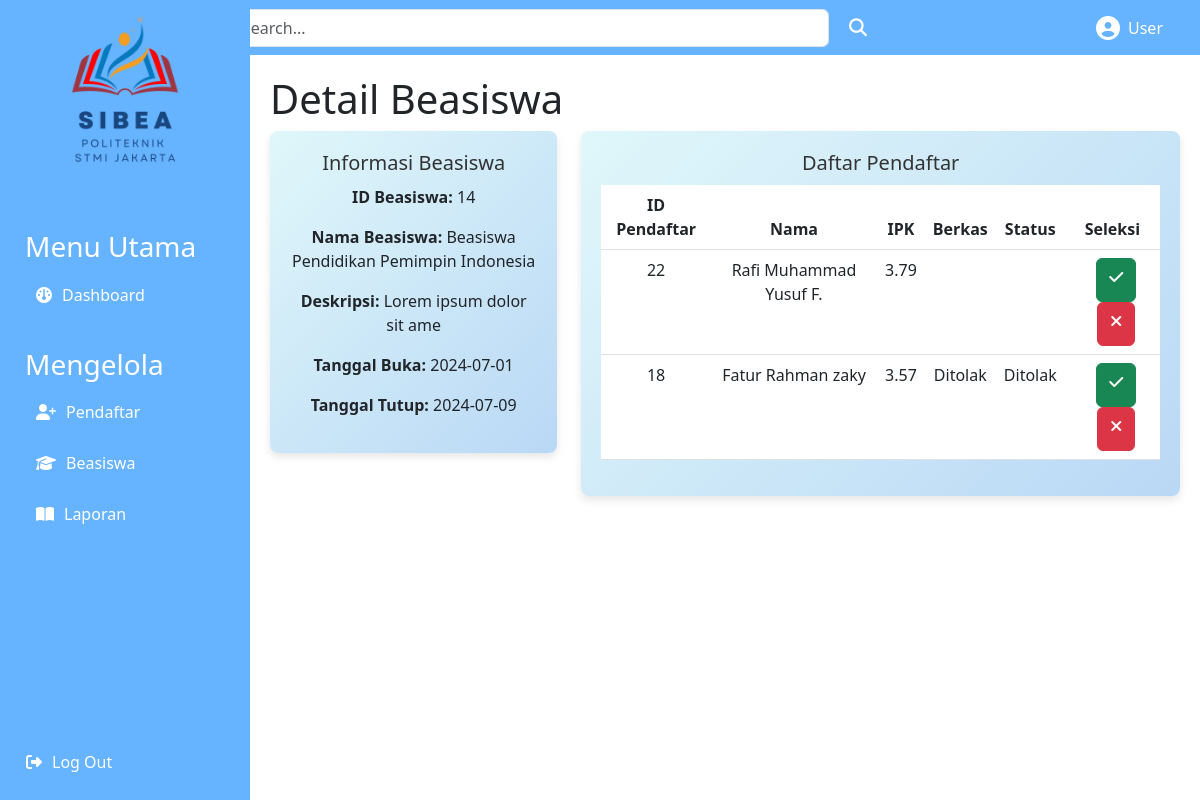
The app's page /dashboard/beasiswa/detailbeasiswa.php?Id_beasiswa=14 with its own data.
### tables this page shows
CREATE TABLE `beasiswa` (
  `Id_beasiswa` int(11) NOT NULL,
  `Id_Admin` int(11) NOT NULL,
  `Nama_beasiswa` varchar(100) NOT NULL,
  `thumbnail` varchar(255) DEFAULT NULL,
  `Syarat` text DEFAULT NULL,
  `deskripsi` varchar(25) NOT NULL,
  `open_date` date NOT NULL,
  `close_date` date NOT NULL
);

CREATE TABLE `pendaftaran` (
  `No_pendaftaran` int(11) NOT NULL,
  `NIM` char(10) NOT NULL,
  `Tanggal_daftar` date NOT NULL,
  `Id_beasiswa` int(11) NOT NULL,
  `berkas` varchar(255) DEFAULT NULL,
  `status` varchar(25) DEFAULT NULL,
  `status_penerimaan` varchar(25) DEFAULT NULL
);

CREATE TABLE `mahasiswa` (
  `NIM` char(10) NOT NULL,
  `Nama` varchar(100) NOT NULL,
  `Tanggal_Lahir` date NOT NULL,
  `Alamat` text DEFAULT NULL,
  `No_Telp` varchar(15) DEFAULT NULL,
  `Email` varchar(50) DEFAULT NULL,
  `Prodi` varchar(50) DEFAULT NULL,
  `Semester` int(11) DEFAULT NULL,
  `IPK` decimal(3,2) DEFAULT NULL,
  `Username` varchar(50) DEFAULT NULL,
  `Password` varchar(255) DEFAULT NULL
);

### dashboard/beasiswa/detailbeasiswa.php (the view, shortened to what this page needs)
<!DOCTYPE html>
<html lang="en">
<head>
    <link href="https://cdn.jsdelivr.net/npm/bootstrap@5.3.0/dist/css/bootstrap.min.css" rel="stylesheet">
    <link rel="stylesheet" href="../assets/style.css">
    <link rel="stylesheet" href="https://cdnjs.cloudflare.com/ajax/libs/font-awesome/6.4.0/css/all.min.css">
</head>
<body>
    <nav class="navbar navbar-expand-lg navbar-light">
        <div class="container-fluid">
            <div class="d-flex justify-content-between w-100">
                <form class="d-flex form-inline">
                    <input class="form-control me-2" type="search" placeholder="Search..." aria-label="Search">
                    <button class="btn btn-outline-light" type="submit">
                        <i class="fas fa-search"></i>
                    </button>
                </form>
            </div>
            <div class="d-flex align-items-center text-center" style="margin-right: 25px;">
                <i class="fas fa-user-circle" style="font-size: 24px; color: white; margin-right: 8px;"></i>
                <p class="mb-0 text-white">User</p>
            </div>
        </div>
    </nav>
    <div class="sidebar">
        <div class="logo text-center">
            <img src="../assets/logo.png" style="height: 150px; width:auto;" alt="Logo">
        </div>
        <div class="menu">
            <div class="menu-utama">
                <h3>Menu Utama</h3>
                <a href="../dashboard.php" class="btn">
                    <i class="fa-solid fa-gauge"></i>Dashboard
                </a>
            </div>
            <div class="menu-utama">
                <h3>Mengelola</h3>
                <a href="../pendaftar/pendaftar.php" class="btn">
                    <i class="fas fa-user-plus"></i>Pendaftar
                </a>
                <a href="../beasiswa/beasiswa.php" class="btn">
                    <i class="fas fa-graduation-cap"></i>Beasiswa
                </a>
                <a href="/beasiswa/dashboard/laporan/laporan.php" class="btn">
                    <i class="fa-solid fa-book-open"></i></i>Laporan
                </a>
            </div>
        </div>
        <div class="logout">
            <a href="../logout.php" class="btn">
                <i class="fas fa-sign-out-alt"></i> Log Out
            </a>
        </div>
    </div>
    <div class="content">
        <h1>Detail Beasiswa</h1>
        <div class="row">
            <div class="col-md-4">
                <div class="card">
                    <div class="card-body">
                        <h5 class="card-title">Informasi Beasiswa</h5>
                        <?php
                        require_once('../../koneksi.php');
                        if (isset($_GET['Id_beasiswa']) && is_numeric($_GET['Id_beasiswa'])) {
                            $Id_beasiswa = $_GET['Id_beasiswa'];
                            $sql_beasiswa = "SELECT * FROM beasiswa WHERE Id_beasiswa = $Id_beasiswa";
                            $result_beasiswa = $conn->query($sql_beasiswa);
                            if ($result_beasiswa) {
                                if ($result_beasiswa->num_rows > 0) {
                                    $row_beasiswa = $result_beasiswa->fetch_assoc();
                                    echo "<p><strong>ID Beasiswa: </strong>" . $row_beasiswa['Id_beasiswa'] . "</p>";
                                    echo "<p><strong>Nama Beasiswa: </strong>" . $row_beasiswa['Nama_beasiswa'] . "</p>";
                                    echo "<p><strong>Deskripsi: </strong>" . $row_beasiswa['deskripsi'] . "</p>";
                                    echo "<p><strong>Tanggal Buka: </strong>" . $row_beasiswa['open_date'] . "</p>";
                                    echo "<p><strong>Tanggal Tutup: </strong>" . $row_beasiswa['close_date'] . "</p>";
                                } else {
                                    echo "<p>Beasiswa not found.</p>";
                                }
                            } else {
                                echo "Error fetching beasiswa: " . $conn->error;
                            }
                        } else {
                            echo "<p>Invalid or missing Id_beasiswa parameter.</p>";
                        }
                        ?>
                    </div>
                </div>
            </div>
            <div class="col-md-8">
                <div class="card">
                    <div class="card-body">
                        <h5 class="card-title">Daftar Pendaftar</h5>
                        <div class="table-responsive">
                            <table class="table">
                                <thead>
                                    <tr>
                                        <th>ID Pendaftar</th>
                                        <th>Nama</th>
                                        <th>IPK</th>
                                        <th>Berkas</th>
                                        <th>Status</th>
                                        <th>Seleksi</th>
                                    </tr>
                                </thead>
                                <tbody>
                                    <?php
                                    if (isset($Id_beasiswa)) {
                                        $Id_beasiswa = $_GET['Id_beasiswa'];
                                        $sql_pendaftar = "SELECT * FROM pendaftaran p INNER JOIN mahasiswa m ON p.NIM = m.NIM WHERE Id_beasiswa = '$Id_beasiswa' ORDER BY m.IPK DESC";
                                        $result_pendaftar = $conn->query($sql_pendaftar);
                                        if ($result_pendaftar) {
                                            if ($result_pendaftar->num_rows > 0) {
                                                while ($row_pendaftar = $result_pendaftar->fetch_assoc()) {
                                                    echo "<tr>";
                                                    echo "<td>" . $row_pendaftar['No_pendaftaran'] . "</td>";
                                                    $nim = $row_pendaftar['NIM'];
                                                    $sql_mahasiswa = "SELECT Nama FROM mahasiswa WHERE NIM = '$nim'";
                                                    $result_mahasiswa = $conn->query($sql_mahasiswa);
                                                    if ($result_mahasiswa) {
                                                        if ($result_mahasiswa->num_rows > 0) {
                                                            $row_mahasiswa = $result_mahasiswa->fetch_assoc();
                                                            echo "<td>" . $row_mahasiswa['Nama'] . "</td>";
                                                        } else {
                                                            echo "<td>N/A</td>";
                                                        }
                                                    } else {
                                                        echo "<td>Error fetching mahasiswa</td>";
                                                    }
                                                    $nim = $row_pendaftar['NIM'];
                                                    $sql_mahasiswa = "SELECT IPK FROM mahasiswa WHERE NIM = '$nim'";
                                                    $result_mahasiswa = $conn->query($sql_mahasiswa);
                                                    if ($result_mahasiswa) {
                                                        if ($result_mahasiswa->num_rows > 0) {
                                                            $row_mahasiswa = $result_mahasiswa->fetch_assoc();
                                                            echo "<td>" . $row_mahasiswa['IPK'] . "</td>";
                                                        } else {
                                                            echo "<td>N/A</td>";
                                                        }
                                                    } else {
                                                        echo "<td>Error fetching mahasiswa</td>";
                                                    }
                                                    echo "<td>" . $row_pendaftar['status'] . "</td>";
                                                    echo "<td>" . $row_pendaftar['status_penerimaan'] . "</td>";
                                                    echo "<td>";
                                                    echo "<a href='validasi.php?status=valid&No_pendaftaran=".$row_pendaftar['No_pendaftaran']."&Id_beasiswa=".$Id_beasiswa."' class='btn btn-success ms-2'><i class='fas fa-check text-white'></i></a>";
                                                    echo "<a href='validasi.php?status=invalid&No_pendaftaran=".$row_pendaftar['No_pendaftaran']."&Id_beasiswa=".$Id_beasiswa."' class='btn btn-danger ms-2'><i class='fas fa-times text-white'></i></a>";
                                                    echo "</td>";
                                                    echo "</tr>";
                                                }
                                            } else {
                                                echo "<tr><td colspan='5'>No pendaftar found</td></tr>";
                                            }
                                        } else {
                                            echo "Error fetching pendaftar: " . $conn->error;
                                        }
                                    }
                                    ?>
                                </tbody>
                            </table>
                        </div>
                    </div>
                </div>
            </div>
        </div>
    </div>
</body>
</html>

### dashboard/assets/style.css (style rules this page uses)
body { background-color: #ffffff; margin: 0; padding: 0; }
.navbar { background-color: #66b3ff; }
.sidebar { height: 100vh; width: 250px; position: fixed; top: 0; left: 0; background-color: #66b3ff; color: #000; padding: 15px; display: flex; flex-direction: column; justify-content: space-between; }
.sidebar .logo img { width: 100%; height: auto; }
.sidebar .menu { margin-top: 50px; }
.sidebar .menu a { text-decoration: none; color: white; display: flex; align-items: center; padding: 10px; margin: 5px 0; border-radius: 4px; }
.sidebar .menu i { margin-right: 10px; }
.menu-utama { padding: 10px; margin: 5px 0; color: white; }
.sidebar .logout { margin-top: auto; text-align: right; }
.sidebar .logout a { text-decoration: none; color: white; display: flex; align-items: center; padding: 10px; border-radius: 4px; }
.sidebar .logout i { margin-right: 10px; }
.content { margin-left: 250px; padding: 20px; }
.navbar .form-inline { flex: 1; display: flex; align-items: center; justify-content: center; }
.navbar .form-inline .form-control { max-width: 600px; }
.navbar .form-inline .btn { border: none; background: transparent; color: white; font-size: 18px; }
.navbar .d-flex.align-items-center { color: white; }
.navbar .d-flex.align-items-center .fa-user-circle { font-size: 24px; margin-right: 8px; }
.card { border: none; border-radius: 8px; overflow: hidden; box-shadow: 0 4px 8px rgba(0, 0, 0, 0.1); background: linear-gradient(135deg, #e0f7fa, #b9d8f5); }
.card-body { padding: 20px; text-align: center; }
.card-title { font-size: 1.25rem; margin-bottom: 10px; color: #333; }
.card i { color: #007bff; margin-bottom: 10px; }

### records on screen
beasiswa: Id_beasiswa "14", Nama_beasiswa "Beasiswa Pendidikan Pemimpin Indonesia", deskripsi "Lorem ipsum dolor sit ame", open_date "2024-07-01", close_date "2024-07-09"
pendaftaran: No_pendaftaran "22", NIM.Nama "Rafi Muhammad Yusuf F.", NIM.IPK "3.79"
pendaftaran: No_pendaftaran "18", NIM.Nama "Fatur Rahman zaky", NIM.IPK "3.57", status "Ditolak", status_penerimaan "Ditolak"
